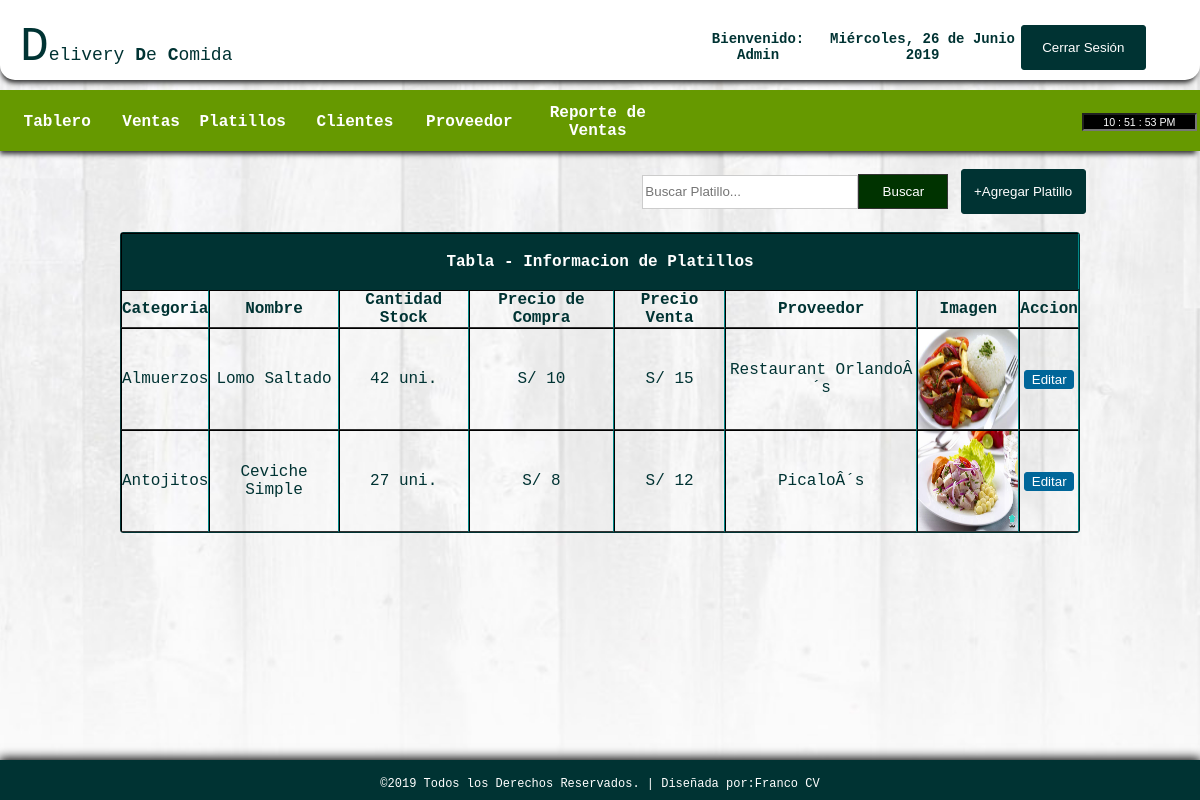
The page /products.php (signed in) on the database its author committed.
### tables this page shows
CREATE TABLE IF NOT EXISTS `products` (
`id` int(11) NOT NULL,
  `category` varchar(100) NOT NULL,
  `name` varchar(100) NOT NULL,
  `quantity` int(11) NOT NULL,
  `purchase` int(11) NOT NULL,
  `retail` int(11) NOT NULL,
  `supplier` varchar(100) NOT NULL,
  `ext` varchar(5) NOT NULL
);

### products.php (the view, shortened to what this page needs)
<!DOCTYPE html PUBLIC "-//W3C//DTD XHTML 1.0 Transitional//EN" "http://www.w3.org/TR/xhtml1/DTD/xhtml1-transitional.dtd">
<html xmlns="http://www.w3.org/1999/xhtml">
<head>
</head>
<?php error_reporting(0);
 include_once'./cabezera.php';  ?>
<body>
<br>
<table width="83%" border="0" align="center" cellpadding="0" cellspacing="0">
      <tr>
        <td width="741" align="right">
        <form action="result_products.php" method="get" ecntype="multipart/data-form">
        <input type="text" name="query" style="border:1px solid #CCC; color: #333; width:210px; height:30px;" placeholder="Buscar Platillo..." /><input type="submit" id="btnsearch" value="Buscar" name="search" />
        </form>
        </td>
        <td width="131" height="37">
        <a href="javascript:void(0)" onclick="toggle_visibility('popup-box1')"><input type="button" id="btnadd" value="+Agregar Platillo" /></a>
        </td>
      </tr>
    </table></th>
  <br>
  <tr>
    <td>
    <table border="1" cellpadding="0" cellspacing="0" align="center" width="80%" style="border:1px solid #033; color:#033;">
     <tr>
     <th colspan="8" align="center" height="55px" style="border-bottom:1px solid #033; background: #033; color:#FFF;"> Tabla - Informacion de Platillos</th>
    </tr>
      <tr height="30px">
        <th style="border-bottom:1px solid #333;"> Categoria </th>
        <th style="border-bottom:1px solid #333;"> Nombre </th>
        <th style="border-bottom:1px solid #333;"> Cantidad Stock </th>
        <th style="border-bottom:1px solid #333;"> Precio de Compra </th>
        <th style="border-bottom:1px solid #333;"> Precio Venta </th>
        <th style="border-bottom:1px solid #333;"> Proveedor </th>
        <th style="border-bottom:1px solid #333;"> Imagen </th>
        <th style="border-bottom:1px solid #333;"> Accion </th>
      </tr>
       <?php
require('config.php');
$query="SELECT * FROM products";
$result=mysqli_query($db_link, $query);
while ($row=mysqli_fetch_array($result)){?>
      <tr align="center" style="height:25px">
      	<td style="border-bottom:1px solid #333;"> <?php echo $row['category']; ?> </td>
        <td style="border-bottom:1px solid #333;"> <?php echo $row['name']; ?> </td>
        <td style="border-bottom:1px solid #333;"> <?php echo $row['quantity']; ?> uni. </td>
        <td style="border-bottom:1px solid #333;">S/ <?php echo $row['purchase']; ?> </td>
        <td style="border-bottom:1px solid #333;">S/ <?php echo $row['retail']; ?> </td>
        <td style="border-bottom:1px solid #333;"> <?php echo $row['supplier']; ?> </td>
         <td style="border-bottom:1px solid #333;"> <img src="imgplatos/<?php echo $row['id'].'.'.$row['ext'];?>"width="100" height="100"> </td>
        <td style="border-bottom:1px solid #333;">
        <a href="edit_item.php?id=<?php echo md5($row['id']);?>"><input type="button" value="Editar" style="width:50px; height:20; color:#FFF; background:#069; border:1px solid #069; border-radius:3px;"></a>
        </td>
      </tr>
   <?php
}?>
    </table>
  </td>
  </tr>
<br><br><br>
<div id="footer">
<table border="0" cellpadding="15px" align="center"; style="size: 12px; font-family: 'Courier New', Courier, monospace; color: #FFF; font-size: 12px;">
<tr>
	<td>
   &copy;2019 Todos los Derechos Reservados.  |  Diseñada por:<a href="https://www.facebook.com/repp0rt">Franco CV</a>
    </td>
</tr>
</table>
</div>
</body>
</html>

### css/css1.css (style rules this page uses)
html { font-family: "Courier New", Courier, monospace; color: #033; height:100%; margin:0; padding:0; -webkit-background-size: cover; -moz-background-size: cover; -o-background-size: cover; background-size: cover; }
body { margin:0; font-size:16px; height:100%; margin:0; padding:0; background:url(../images/bgimg.jpg) no-repeat center fixed; -webkit-background-size: cover; -moz-background-size: cover; -o-background-size: cover; background-size: cover; }
#footer { clear: both; background: #033; height: 40px; width: 100%; position: fixed; left: 0px; bottom: 0px; text-align: center; box-shadow:0px -1px 10px 1px #000; }
#btnsearch { border:1px solid #333; background: #030; height:35px; width:90px; color: #FFF; font-family:"Lucida Sans Unicode", "Lucida Grande", sans-serif; }
#btnadd { border:1px solid #033; background: #033; border-radius:3px; height:45px; width:125px; color: #FFF; font-family:"Lucida Sans Unicode", "Lucida Grande", sans-serif; }
a:link { color:#FFF; text-decoration: none; }
table { border-radius:3px; text-align: center; }

### rows shown on the page
products: category "Almuerzos", name "Lomo Saltado", quantity "42", purchase "10", retail "15", supplier "Restaurant OrlandoÂ´s", shows a picture
products: category "Antojitos", name "Ceviche Simple", quantity "27", purchase "8", retail "12", supplier "PicaloÂ´s", shows a picture

### other values the page prints
$_SESSION['access'] "Admin"
$dia "Miércoles"
$mes "Junio"
